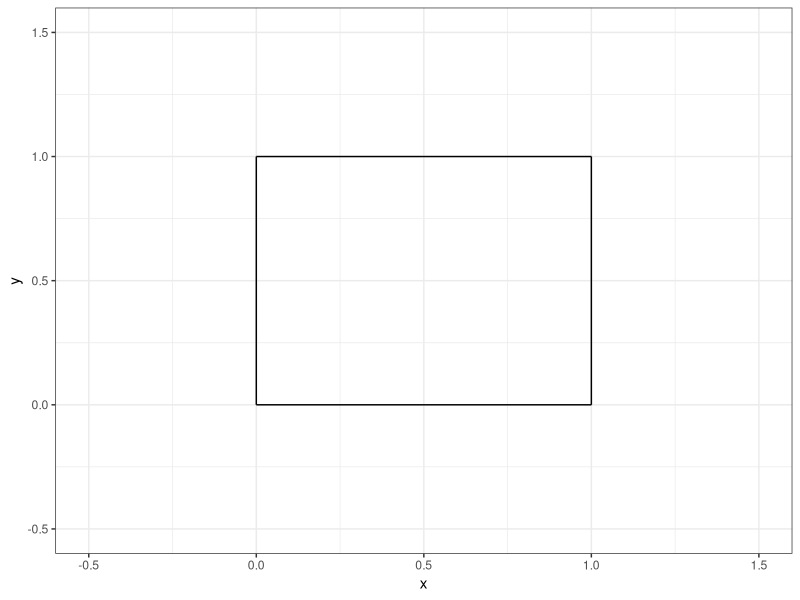
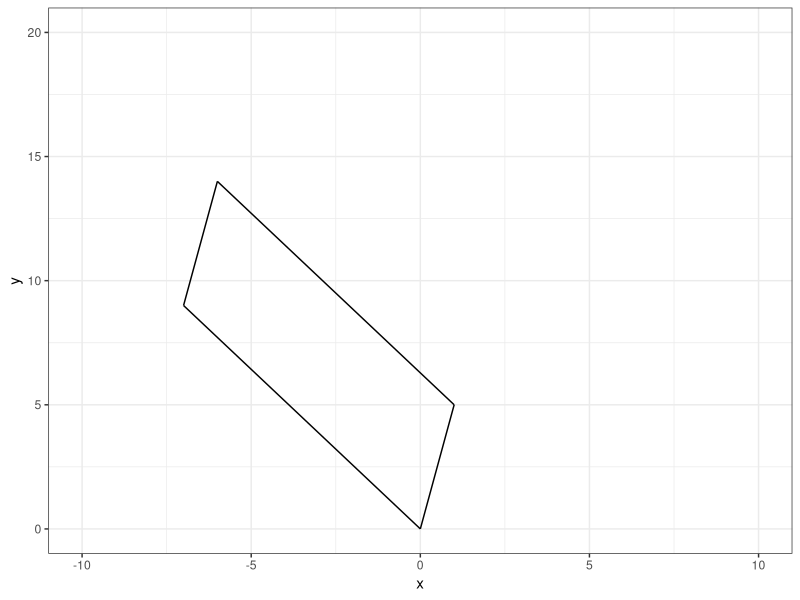
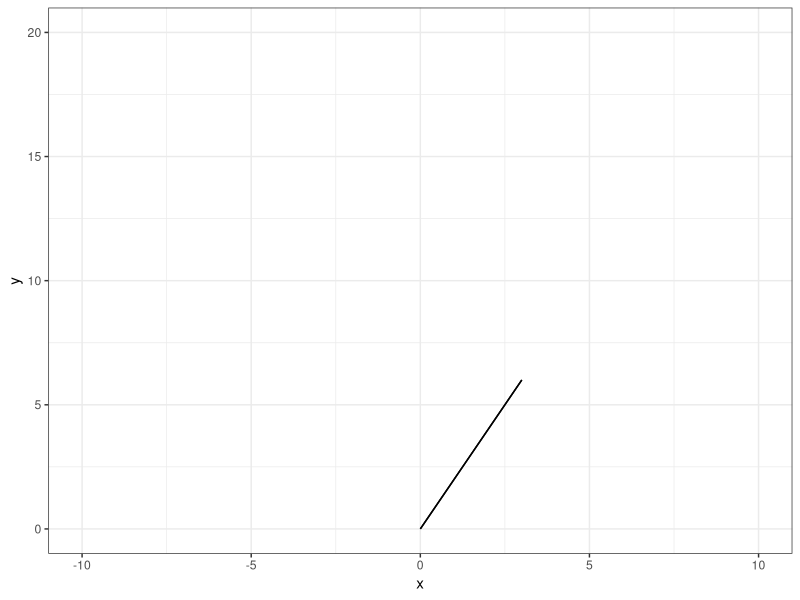
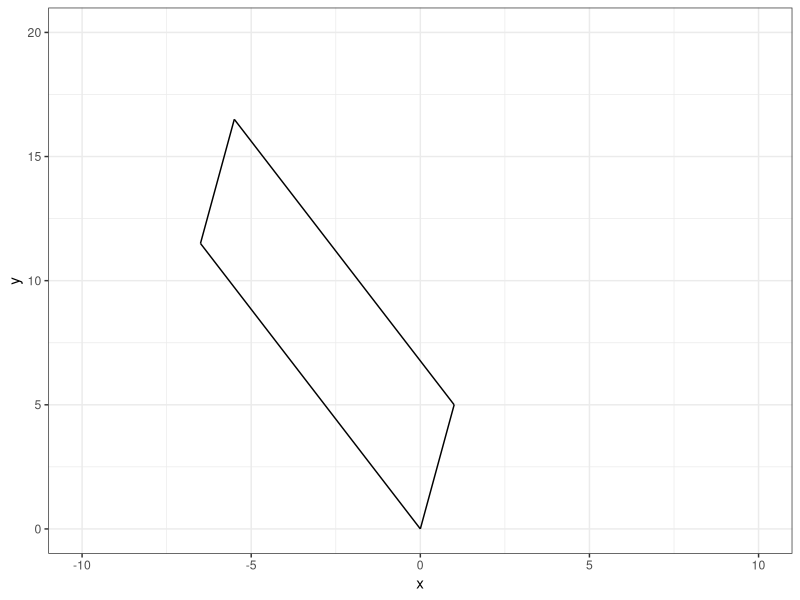
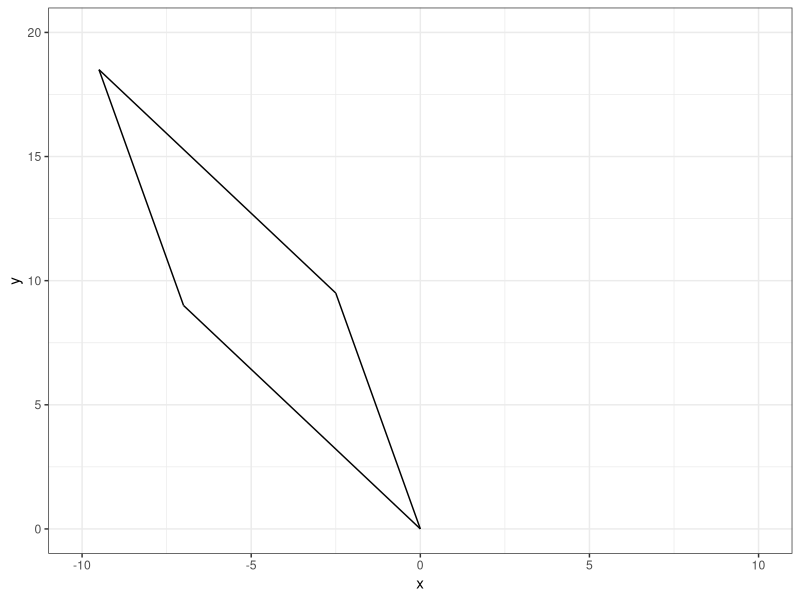
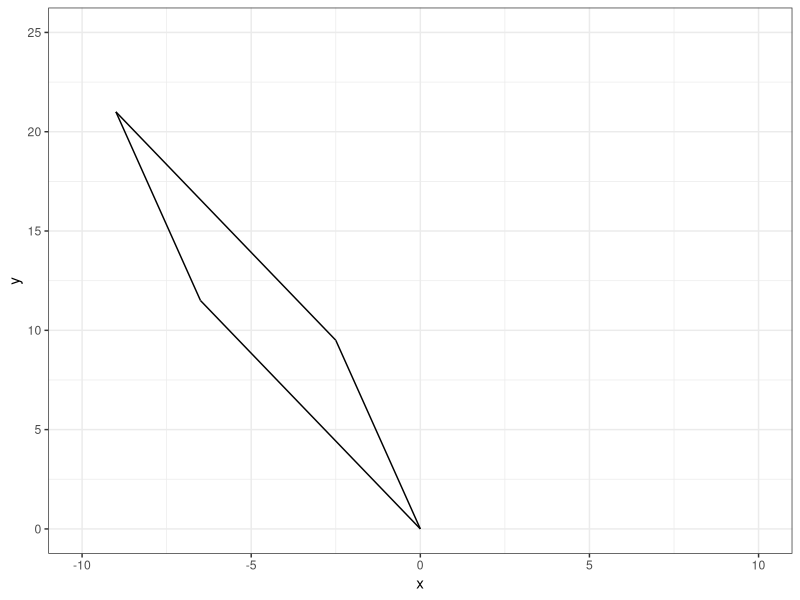
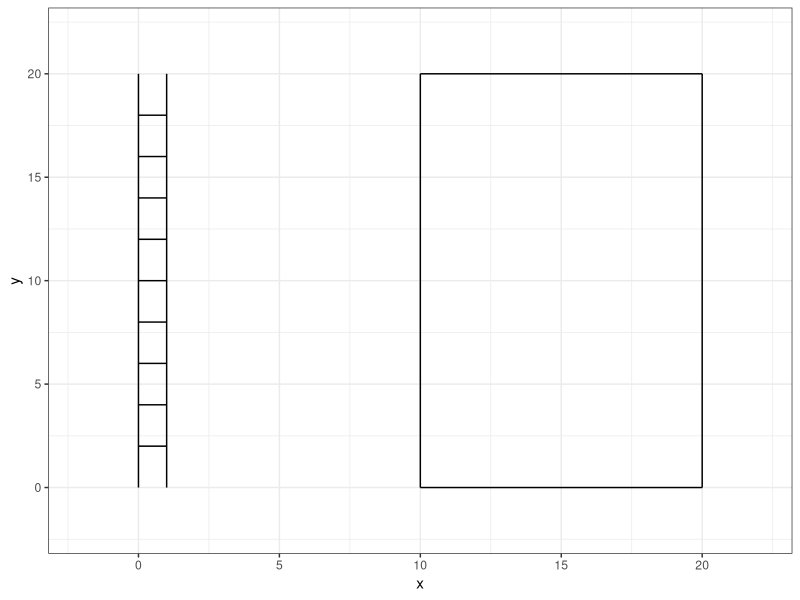
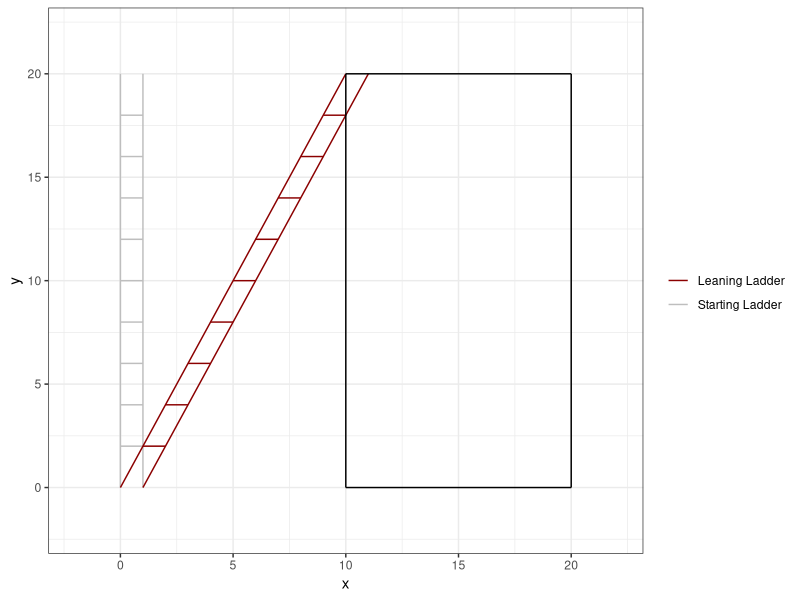

These charts were generated, in order, by the following R code:
## ---- chunk 1
#| echo: false

default_chunk_hook  <- knitr::knit_hooks$get("chunk")

latex_font_size <- c("Huge", "huge", "LARGE", "Large", 
                     "large", "normalsize", "small", 
                     "footnotesize", "scriptsize", "tiny")

knitr::knit_hooks$set(chunk = function(x, options) {
  x <- default_chunk_hook(x, options)
  if(options$size %in% latex_font_size) {
    paste0("\n \\", options$size, "\n\n", 
      x, 
      "\n\n \\normalsize"
    )
  } else {
    x
  }
})

## ---- chunk 2
#| label: load-packages
#| include: false
library(tidyverse)
## ---- chunk 3
#| label: fig-unitsquare
#| fig-cap: "The unit square."
#| fig-width: 3
#| fig-height: 3
#| scale: "80%"
#| fig-align: "center"
#| size: "scriptsize"
p0 <- c(0, 0)
p1 <- c(1, 0)
p2 <- c(1, 1)
p3 <- c(0, 1)
ggplot() +
  geom_segment(aes(x = p0[1], y = p0[2], xend = p1[1], yend = p1[2])) +
  geom_segment(aes(x = p1[1], y = p1[2], xend = p2[1], yend = p2[2])) +
  geom_segment(aes(x = p2[1], y = p2[2], xend = p3[1], yend = p3[2])) +
  geom_segment(aes(x = p3[1], y = p3[2], xend = p0[1], yend = p0[2])) +
  theme_bw() +
  xlim(-0.5, 1.5) +
  ylim(-0.5, 1.5) +
  labs(x = "x", y = "y")
## ---- chunk 4
(A = matrix(data=c(1, -7, 5, 9), nrow = 2, ncol = 2, byrow = TRUE))
## ---- chunk 5
M = matrix(data=c(1, 0, 0, 1), nrow = 2, ncol = 2, byrow = TRUE)
(T = A %*% M)
## ---- chunk 6
(basis.vector.1 = T[,1])
(basis.vector.2 = T[,2])
## ---- chunk 7
(p0 = c(0,0))
(p1 = basis.vector.1)
(p2 = basis.vector.1 + basis.vector.2)
(p3 = basis.vector.2)
## ---- chunk 8
#| label: fig-TSquare
#| fig-cap: "The T Shape."
#| fig-width: 3
#| fig-height: 3
#| scale: "80%"
#| fig-align: "center"
#| size: "scriptsize"
ggplot() +
  geom_segment(aes(x = 0, xend = 1,
                   y=0, yend = 5))+
  geom_segment(aes(x = -6, xend = 1,
                   y=14, yend = 5))+
  geom_segment(aes(x = -7, xend = -6,
                   y=9, yend = 14))+
  geom_segment(aes(x = -7, xend = 0,
                   y=9, yend = 0)) +
  theme_bw() + 
  xlim(-10, 10) +
  ylim(0, 20) +
  labs(x = "x", 
       y = "y")
## ---- chunk 9
(det(A))
## ---- chunk 10
(A = matrix(data=c(1, 2, 2, 4), nrow = 2, ncol = 2, byrow = TRUE))
## ---- chunk 11
M = matrix(data=c(1, 0, 0, 1), nrow = 2, ncol = 2, byrow = TRUE)
(T = A %*% M)
## ---- chunk 12
(basis.vector.1 = T[,1])
(basis.vector.2 = T[,2])
## ---- chunk 13
(p0 = c(0,0))
(p1 = basis.vector.1)
(p2 = basis.vector.1 + basis.vector.2)
(p3 = basis.vector.2)
## ---- chunk 14
#| label: fig-T2Square
#| fig-cap: "The T2 Shape."
#| fig-width: 3
#| fig-height: 3
#| scale: "80%"
#| fig-align: "center"
#| size: "scriptsize"
p0 <- c(0, 0)
p1 <- c(1, 2)
p2 <- c(3, 6)
p3 <- c(2, 4)
ggplot() +
  geom_segment(aes(x = p0[1], y = p0[2], xend = p1[1], yend = p1[2])) +
  geom_segment(aes(x = p1[1], y = p1[2], xend = p2[1], yend = p2[2])) +
  geom_segment(aes(x = p2[1], y = p2[2], xend = p3[1], yend = p3[2])) +
  geom_segment(aes(x = p3[1], y = p3[2], xend = p0[1], yend = p0[2])) +
  theme_bw() +
  xlim(-10, 10) +
  ylim(0, 20) +
  labs(x = "x", y = "y")
## ---- chunk 15
det(A)
## ---- chunk 16
A = matrix(data=c(1, -7, 5, 9), nrow = 2, ncol = 2, byrow = TRUE)
M = matrix(data=c(1, 0.5, 0, 1), nrow = 2, ncol = 2, byrow = TRUE)
(T = A %*% M)
## ---- chunk 17
(basis.vector.1 = T[,1])
(basis.vector.2 = T[,2])
## ---- chunk 18
#| label: fig-Q3ASquare
#| fig-cap: "The Q3a Shape."
#| fig-width: 3
#| fig-height: 3
#| scale: "80%"
#| fig-align: "center"
#| size: "scriptsize"
p0 = c(0,0)
p1 = basis.vector.1
p2 = basis.vector.1 + basis.vector.2
p3 = basis.vector.2
ggplot() +
  geom_segment(aes(x = p0[1], y = p0[2], xend = p1[1], yend = p1[2])) +
  geom_segment(aes(x = p1[1], y = p1[2], xend = p2[1], yend = p2[2])) +
  geom_segment(aes(x = p2[1], y = p2[2], xend = p3[1], yend = p3[2])) +
  geom_segment(aes(x = p3[1], y = p3[2], xend = p0[1], yend = p0[2])) +
  theme_bw() +
  xlim(-10, 10) +
  ylim(0, 20) +
  labs(x = "x", y = "y")
## ---- chunk 19
det(A)
## ---- chunk 20
A = matrix(data=c(1, -7, 5, 9), nrow = 2, ncol = 2, byrow = TRUE)
M = matrix(data=c(1, 0, 0.5, 1), nrow = 2, ncol = 2, byrow = TRUE)
(T = A %*% M)
## ---- chunk 21
(basis.vector.1 = T[,1])
(basis.vector.2 = T[,2])
## ---- chunk 22
#| label: fig-Q3BSquare
#| fig-cap: "The Q3b Shape."
#| fig-width: 3
#| fig-height: 3
#| scale: "80%"
#| fig-align: "center"
#| size: "scriptsize"
p0 = c(0,0)
p1 = basis.vector.1
p2 = basis.vector.1 + basis.vector.2
p3 = basis.vector.2
ggplot() +
  geom_segment(aes(x = p0[1], y = p0[2], xend = p1[1], yend = p1[2])) +
  geom_segment(aes(x = p1[1], y = p1[2], xend = p2[1], yend = p2[2])) +
  geom_segment(aes(x = p2[1], y = p2[2], xend = p3[1], yend = p3[2])) +
  geom_segment(aes(x = p3[1], y = p3[2], xend = p0[1], yend = p0[2])) +
  theme_bw() +
  xlim(-10, 10) +
  ylim(0, 20) +
  labs(x = "x", y = "y")
## ---- chunk 23
det(A)
## ---- chunk 24
A = matrix(data=c(1, -7, 5, 9), nrow = 2, ncol = 2, byrow = TRUE)
M = matrix(data=c(1, 0.5, 0.5, 1), nrow = 2, ncol = 2, byrow = TRUE)
(T = A %*% M)
## ---- chunk 25
(basis.vector.1 = T[,1])
(basis.vector.2 = T[,2])
## ---- chunk 26
#| label: fig-Q3CSquare
#| fig-cap: "The Q3c Shape."
#| fig-width: 3
#| fig-height: 3
#| scale: "80%"
#| fig-align: "center"
#| size: "scriptsize"
p0 = c(0,0)
p1 = basis.vector.1
p2 = basis.vector.1 + basis.vector.2
p3 = basis.vector.2
ggplot() +
  geom_segment(aes(x = p0[1], y = p0[2], xend = p1[1], yend = p1[2])) +
  geom_segment(aes(x = p1[1], y = p1[2], xend = p2[1], yend = p2[2])) +
  geom_segment(aes(x = p2[1], y = p2[2], xend = p3[1], yend = p3[2])) +
  geom_segment(aes(x = p3[1], y = p3[2], xend = p0[1], yend = p0[2])) +
  theme_bw() +
  xlim(-10, 10) +
  ylim(0, 25) +
  labs(x = "x", y = "y")
## ---- chunk 27
det(A)
## ---- chunk 28
ladder = data.frame( x = c(0,0,1,1,0,1,0,1,0,1,0,1,0,1,0,1,0,1,0,1,0,1), y = c(0,20,0,20,2,2,4,4,6,6,8,8,10,10,12,12,14,14,16,16,18,18), group = c(1,1,2,2,3,3,4,4,5,5,6,6,7,7,8,8,9,9,10,10,11,11))


## ---- chunk 29
#| label: fig-ladder
#| fig-cap: "A ladder."
#| fig-width: 3
#| fig-height: 3
#| scale: "80%"
#| fig-align: "center"
#| size: "scriptsize"
ggplot() +
  geom_path(data = ladder, 
              aes(x = x, y = y, group = group)) +
                  geom_segment(aes(x = 10, xend = 10,
                   y=0, yend = 20))+
  geom_segment(aes(x = 10, xend = 20,
                   y=20, yend = 20))+
  geom_segment(aes(x = 20, xend = 20,
                   y=0, yend = 20))+
  geom_segment(aes(x = 10, xend = 20,
                   y=0, yend = 0)) +
  theme_bw() +
  xlim(-2,22) +
  ylim(-2,22)
## ---- chunk 30
A = as.matrix(ladder[ , c(1,2)])
M = matrix(data=c(1, 0, 0.5, 1), nrow = 2, ncol = 2, byrow = TRUE)
(T = A %*% M)
## ---- chunk 31
(leaning.ladder = data.frame(x = T[,1], y = T[,2], group = ladder[,3]))
## ---- chunk 32
#| label: fig-ladder2
#| fig-cap: "A ladder and a leaning ladder."
#| fig-width: 6
#| fig-height: 3
#| scale: "80%"
#| fig-align: "center"
#| size: "scriptsize"
ggplot() +
  geom_path(data = ladder, 
              aes(x = x, y = y, group = group, color = "Starting Ladder")) +
  geom_path(data = leaning.ladder, 
              aes(x = x, y = y, group = group, color = "Leaning Ladder")) +
  geom_segment(aes(x = 10, xend = 10,
                   y=0, yend = 20))+
  geom_segment(aes(x = 10, xend = 20,
                   y=20, yend = 20))+
  geom_segment(aes(x = 20, xend = 20,
                   y=0, yend = 20))+
  geom_segment(aes(x = 10, xend = 20,
                   y=0, yend = 0)) +
  theme_bw() +
  xlim(-2,22) +
  ylim(-2,22) +
  scale_color_manual("", values=c("darkred", "grey"))
